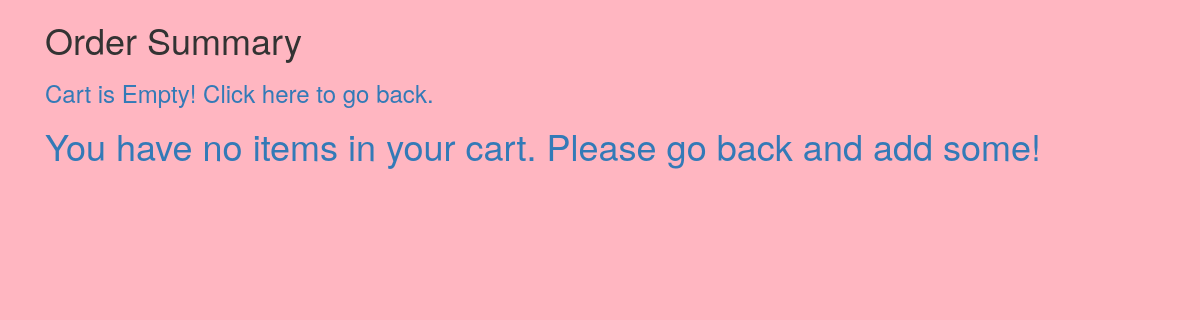
The page /cart (signed in) on the database as committed earlier.
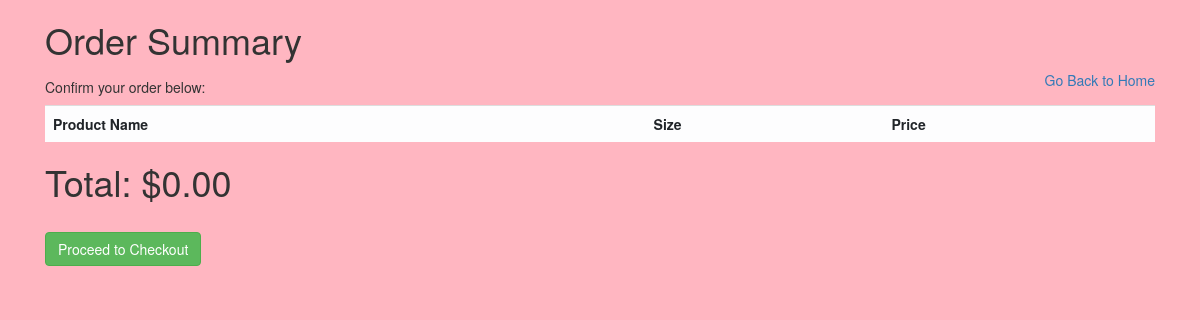
The same page on the database as committed later.
### orders/models.py (models this page shows, shortened)
class OrderMaster(models.Model):
    userid = models.CharField(max_length=50)
    status = models.CharField(max_length=50)
    total = models.DecimalField(max_digits=6, decimal_places=2)
    createdDate = models.DateField()

### orders/views.py (the view)
# urls.py: path("cart", views.ordered, name="cart"),
def ordered(request) :
    items = None
    total = 0
    message = ""
    if request.method=="POST" and request.is_ajax():
        openOrder = OrderMaster.objects.filter(userid = request.user, status="open").first()
        if openOrder is not None:
            openOrder.status = "in progress"
            openOrder.save()
            message = "Order is in progress..."
    else:
        openOrder = OrderMaster.objects.filter(userid = request.user, status="open").first()
        if openOrder is not None:
            items = OrderDetail.objects.filter(orderid = openOrder)
            total = openOrder.total
        else:
            message = "You have no items in your cart. Please go back and add some!"
    context = {
        "items" : items,
        "message": message,
        "total" : total
    }
    return render(request, "cartsummary.html", context)

### orders/templates/cartsummary.html (shortened to what this page needs)
{% extends "base.html" %}
{% block body %}
<div class= "container">
<h1> Order Summary </h1>
{%if items is None%}
  <h3> <a href="/"> Cart is Empty! Click here to go back. </a> </h3>
{%endif%}
{%if items is not None %}
<h5 style= "float:left"> Confirm your order below: </h5>
<a href ="/" style="float:right">Go Back to Home</a>
<table class ="table table-light" id="mycart" >
    <tr>
    <th scope ="col">
      Product Name
    </th>
    <th scope ="col">
      Size
    </th>
    <th scope ="col">
      Price
    </th>
    </tr>
    {%endif%}
    {% for item in items %}
    <tr scope="row">
      <td>
        {{item.productName}}
          {% if item.toppings != "" %}
            <br>
            ({{item.toppings}})
          {%endif%}
      </td>
      <td>
        {{item.size}}
      </td>
      <td>
        ${{item.price}}
      </td>
    </tr>
  {% empty %}
  <h1> <a href= "/" > {{message}} </a></h1>
  {%endfor%}
</table>
  {% if items is not None %}
  <h1> Total: ${{total}}</h1>
  <br>
  <button class = "btn btn-success">  <a style= "color:white" href = "/checkout"> Proceed to Checkout </a>  </button>
  {% endif %}
</div>
{% endblock %}

Rows that differ between the two databases and show on the page:
added OrderMaster: total "0.00"
Other text that changed with them:
{{ message }}: "You have no items in your cart. Please go back and add some!" → (not shown)
text no longer shown: "Cart is Empty! Click here to go back."
text now shown: "Confirm your order below: Go Back to Home Product Name Size Price Total: $ Proceed to Checkout"
